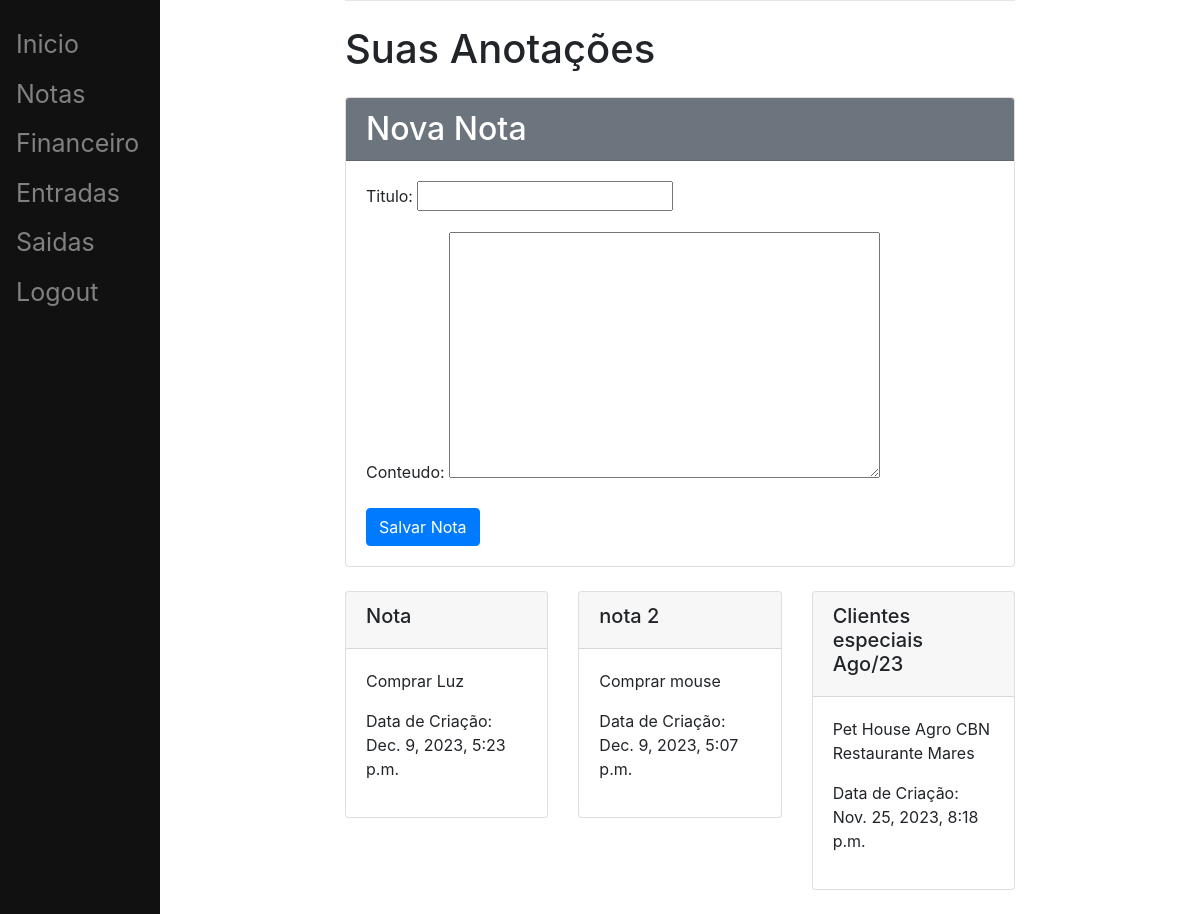
Page /notas/ (signed in) on the committed database.
### main/models.py (models this page shows, shortened)
class Nota(models.Model):
    titulo = models.CharField(max_length=200)
    conteudo = models.TextField()
    data_criacao = models.DateTimeField(auto_now_add=True)
    user = models.ForeignKey(User, on_delete=models.CASCADE)

### main/views.py (the view)
# urls.py: path('notas/', views.notas, name='notas'),
@login_required
def notas(request):
    if request.method == 'POST':
        form = NotaForm(request.POST)
        if form.is_valid():
            nota = form.save(commit=False)
            nota.user = request.user
            nota.save()
            return redirect('notas')  # Redirecione para a página de notas
    else:
        form = NotaForm()
    notas = Nota.objects.filter(user=request.user).order_by('-data_criacao')
    return render(request, 'main/home.html', {'form': form, 'notas': notas})

### main/forms.py
class NotaForm(forms.ModelForm):
    class Meta:
        model = Nota
        fields = ['titulo', 'conteudo']

### main/templates/main/home.html (shortened to what this page needs)
{% extends "main/base.html" %}
{% block content %}
    <h1 class="mb-4">Suas Anotações</h1>
    <div class="card mb-4">
        <div class="card-header d-flex justify-content-between align-items-center bg-secondary text-white">
            <h2 class="mb-0">Nova Nota</h2>
        </div>
        <div class="card-body">
            <form method="POST" action="#">
                {{ form.as_p }}
                <button type="submit" class="btn btn-primary">Salvar Nota</button>
            </form>
        </div>
    </div>
    <div class="row">
        {% for nota in notas %}
            <div class="col-lg-4 mb-4">
                <div class="card">
                    <div class="card-header">
                        <h5>{{ nota.titulo }}</h5>
                    </div>
                    <div class="card-body">
                        <p>{{ nota.conteudo }}</p>
                        <p>Data de Criação: {{ nota.data_criacao }}</p>
                    </div>
                </div>
            </div>
        {% endfor %}
    </div>
{% endblock %}

### rows in the picture
Nota: titulo "Nota", conteudo "Comprar Luz", data_criacao "Dec. 9, 2023, 5:23 p.m."
Nota: titulo "nota 2", conteudo "Comprar mouse", data_criacao "Dec. 9, 2023, 5:07 p.m."
Nota: titulo "Clientes especiais Ago/23", conteudo "Pet House Agro CBN Restaurante Mares", data_criacao "Nov. 25, 2023, 8:18 p.m."
